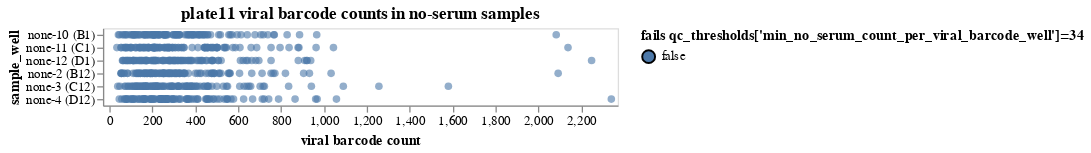

Notebook source saved alongside this figure:
### Markdown cell above
Compute and plot the no-serum sample viral barcode counts and check if they pass the QC filters.

### Code cell
no_serum_counts = (
    counts.query("serum == 'none'")
    .query("not neut_standard")
    .merge(neut_standard_counts, validate="many_to_one")[
        ["barcode", "strain", "well", "sample_well", "count", "neut_standard_count"]
    ]
    .assign(
        fails_qc=lambda x: (
            x["count"] <= qc_thresholds["min_no_serum_count_per_viral_barcode_well"]
        ),
    )
)

strains = sorted(no_serum_counts["strain"].unique())
strain_selection_dropdown = alt.selection_point(
    fields=["strain"],
    bind=alt.binding_select(
        options=[None] + strains, labels=["all"] + strains, name="virus strain",
    ),
)

# make chart
no_serum_counts_chart = (
    alt.Chart(no_serum_counts)
    .add_params(barcode_selection, strain_selection_dropdown)
    .transform_filter(strain_selection_dropdown)
    .encode(
        alt.X(
            "count", title="viral barcode count", scale=alt.Scale(nice=False, padding=5)
        ),
        alt.Y("sample_well", sort=sample_wells),
        alt.Fill(
            "fails_qc",
            title=f"fails {qc_thresholds['min_no_serum_count_per_viral_barcode_well']=}",
            legend=alt.Legend(titleLimit=500),
        ),
        strokeWidth=alt.condition(barcode_selection, alt.value(2), alt.value(0)),
        size=alt.condition(barcode_selection, alt.value(60), alt.value(35)),
        tooltip=no_serum_counts.columns.tolist(),
    )
    .mark_circle(fillOpacity=0.6, stroke="black", strokeOpacity=1)
    .properties(
        height=alt.Step(10),
        width=400,
        title=f"{plate} viral barcode counts in no-serum samples",
    )
    .configure_axis(grid=False)
    .configure_legend(titleLimit=1000)
    .interactive()
)

display(no_serum_counts_chart)

# drop barcode / wells failing QC
min_no_serum_count_per_viral_barcode_well_drops = list(
    no_serum_counts.query("fails_qc")[["barcode", "well"]].itertuples(index=False, name=None)
)
print(
    f"\nDropping {len(min_no_serum_count_per_viral_barcode_well_drops)} barcode-wells for failing "
    f"{qc_thresholds['min_no_serum_count_per_viral_barcode_well']=}: "
    + str(min_no_serum_count_per_viral_barcode_well_drops)
)
qc_drops["barcode_wells"].update(
    {w: "min_no_serum_count_per_viral_barcode_well" for w in min_no_serum_count_per_viral_barcode_well_drops}
)
no_serum_counts = no_serum_counts[
    ~no_serum_counts.assign(
        barcode_well=lambda x: x.apply(lambda r: (r["barcode"], r["well"]), axis=1)
    )
    ["barcode_well"]
    .isin(qc_drops["barcode_wells"])
]
counts = counts[
    ~counts.assign(
        barcode_well=lambda x: x.apply(lambda r: (r["barcode"], r["well"]), axis=1)
    )
    ["barcode_well"]
    .isin(qc_drops["barcode_wells"])
]

### Figure 1 — Vega-Lite specification as saved in the notebook (floating-point values rounded to 4 significant figures; data arrays with more than 128 entries replaced by an {"elided": "..."} marker saying what was removed)
{"config": {"view": {"continuousWidth": 300, "continuousHeight": 300}, "axis": {"grid": false}, "legend": {"titleLimit": 1000}}, "data": {"name": "data-f0c8e424b14eedd726d84f95669655e0"}, "mark": {"type": "circle", "fillOpacity": 0.6, "stroke": "black", "strokeOpacity": 1}, "encoding": {"fill": {"field": "fails_qc", "legend": {"titleLimit": 500}, "title": "fails qc_thresholds['min_no_serum_count_per_viral_barcode_well']=34", "type": "nominal"}, "size": {"condition": {"param": "param_8", "value": 60, "empty": false}, "value": 35}, "strokeWidth": {"condition": {"param": "param_8", "value": 2, "empty": false}, "value": 0}, "tooltip": [{"field": "barcode", "type": "nominal"}, {"field": "strain", "type": "nominal"}, {"field": "well", "type": "nominal"}, {"field": "sample_well", "type": "nominal"}, {"field": "count", "type": "quantitative"}, {"field": "neut_standard_count", "type": "quantitative"}, {"field": "fails_qc", "type": "nominal"}], "x": {"field": "count", "scale": {"nice": false, "padding": 5}, "title": "viral barcode count", "type": "quantitative"}, "y": {"field": "sample_well", "sort": {"elided": "144 str values"}, "type": "nominal"}}, "height": {"step": 10}, "params": [{"name": "param_8", "select": {"type": "point", "fields": ["barcode"], "on": "mouseover"}}, {"name": "param_29", "select": {"type": "point", "fields": ["strain"]}, "bind": {"input": "select", "options": [null, "A/Bangladesh/2221/2021", "A/Bangladesh/3210810034/2021", "A/Bangladesh/8002/2021", "A/Bangladesh/8036/2021", "A/Belgium/H0017/2022", "A/Belgium/H0038/2022", "A/Brisbane/02/2018", "A/Brisbane/48/2022", "A/California/07/2009", "A/Chester/5355/2022", "A/Cote_DIvoire/1448/2021", "A/England/220200318/2022", "A/Ghana/138/2020", "A/Ghana/2080/2020", "A/Hawaii/70/2019", "A/India-PUN-NIV328484/2021", "A/India-Pune-Nivcov2221170/2022", "A/India/Pun-NIV312851/2021", "A/Michigan/19/2021", "A/Michigan/45/2015", "A/Newcastle/2/2022", "A/Niger/10217/2021", "A/Nimes/871/2021", "A/Norway/25089/2022", "A/Paris/30353/2021", "A/Paris/31196/2021", "A/Perth/1/2022", "A/SouthAfrica/R14850/2021", "A/SouthAfrica/R16462/2021", "A/Sydney/43/2022", "A/Togo/0274/2021", "A/Togo/0304/2021", "A/Togo/845/2020", "A/Utah/27/2022", "A/Washington/23/2020", "A/Wisconsin/588/2019"], "labels": ["all", "A/Bangladesh/2221/2021", "A/Bangladesh/3210810034/2021", "A/Bangladesh/8002/2021", "A/Bangladesh/8036/2021", "A/Belgium/H0017/2022", "A/Belgium/H0038/2022", "A/Brisbane/02/2018", "A/Brisbane/48/2022", "A/California/07/2009", "A/Chester/5355/2022", "A/Cote_DIvoire/1448/2021", "A/England/220200318/2022", "A/Ghana/138/2020", "A/Ghana/2080/2020", "A/Hawaii/70/2019", "A/India-PUN-NIV328484/2021", "A/India-Pune-Nivcov2221170/2022", "A/India/Pun-NIV312851/2021", "A/Michigan/19/2021", "A/Michigan/45/2015", "A/Newcastle/2/2022", "A/Niger/10217/2021", "A/Nimes/871/2021", "A/Norway/25089/2022", "A/Paris/30353/2021", "A/Paris/31196/2021", "A/Perth/1/2022", "A/SouthAfrica/R14850/2021", "A/SouthAfrica/R16462/2021", "A/Sydney/43/2022", "A/Togo/0274/2021", "A/Togo/0304/2021", "A/Togo/845/2020", "A/Utah/27/2022", "A/Washington/23/2020", "A/Wisconsin/588/2019"], "name": "virus strain"}}, {"name": "param_30", "select": {"type": "interval", "encodings": ["x", "y"]}, "bind": "scales"}], "title": "plate11 viral barcode counts in no-serum samples", "transform": [{"filter": {"param": "param_29"}}], "width": 400, "$schema": "https://vega.github.io/schema/vega-lite/v5.16.3.json", "datasets": {"data-f0c8e424b14eedd726d84f95669655e0": {"elided": "657 records"}}}
